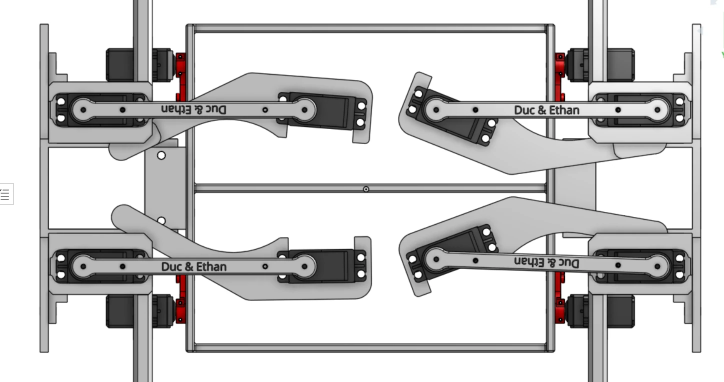
#> input picture src/assets/images/quadruped-robot/folded-configuration.webp, 1447 x 763 px (shown at 1/2 size)
$ python optimize-listing-images.py
#> lines starting #> are read from the running program, lines starting #| are printed output that depends on the picture
"""Build small, responsive listing assets; keep full-size project sources intact."""
from pathlib import Path
import json
from PIL import Image, ImageOps

ROOT = Path(__file__).resolve().parents[1]
OUT = ROOT / "src/assets/images/optimized"
OUT.mkdir(parents=True, exist_ok=True)

CARDS = [
    ("quadruped", "quadruped-robot/folded-configuration.webp", "contain"),
    ("volumetric-display", "volumetric-display/radial-arm-assembly.webp", "contain"),
    ("fea", "fea/aligner-load-stress.png", "contain"),
    ("solidworks", "cswa_solidworks_practice.jpg", "cover"),
    ("sprocket", "capstone/Sprocket_Robot_CAD.png", "contain"),
    ("launch-vehicle", "launch_vehicle_cross_section.png", "contain"),
    ("high-stakes", "High_Stake_Robot.png", "cover"),
    ("arduino", "arduino/Arduino_Physical_Breadboard.jpg", "cover"),
    ("tower", "tower/Tower_Testing_Setup.jpg", "cover"),
    ("sensor-challenge", "sensor-challenge/Sensor_Warehouse_Course.jpg", "cover"),
    ("putt-putt", "putt-putt/PuttPutt_Boat_Photo.jpg", "cover"),
    ("wind-turbine", "wind-turbine-notebook/wt-test-p8-3blade-12in.jpg", "cover"),
]
HEROES = [
    ("quadruped", "quadruped-robot/hero-cutout.png"),
    ("volumetric-display", "volumetric-display/hero-cutout.png"),
    ("fea", "fea/hero-cutout.png"),
    ("sprocket", "capstone/Sprocket_Robot_CAD.png"),
]
ICONS = ["cpp_logo.png", "solidworks_icon.png", "matlab_logo.png", "onshape_logo.png", "autocad_logo.png", "arduino-icon.png", "bambu-logo.png"]

manifest = {
    "description": "Responsive WebP variants for listing/spotlight use only. Original project/detail sources are unchanged.",
    "heroSizes": "(max-width: 650px) 90vw, 43vw",
    "cardSizes": "(max-width: 650px) 90vw, (max-width: 900px) 44vw, 29vw",
    "assets": [],
}

def build(name, rel, kind, widths, fit="contain", quality=87):
#> called with name = 'quadruped', kind = 'card', widths = (640, 960), fit = 'contain', quality = 88
    source = ROOT / "src/assets/images" / rel
    original = ImageOps.exif_transpose(Image.open(source))
#> original is the input picture: PIL image 1447x763 RGB; mean R, G, B 206.8, 206.1, 206.1
    if original.mode not in ("RGB", "RGBA"):
        original = original.convert("RGBA" if "transparency" in original.info else "RGB")
    entry = {"kind": kind, "name": name, "source": source.relative_to(ROOT).as_posix(), "sourceBytes": source.stat().st_size, "sourceWidth": original.width, "sourceHeight": original.height, "variants": []}
    last_size = None
    for target_width in widths:
        result = original.copy()
        if fit == "cover":
            # The listing already uses a centered 4:3 object-fit:cover crop.
            width = min(target_width, original.width, int(original.height * 4 / 3))
            result = ImageOps.fit(result, (width, round(width * 3 / 4)), method=Image.Resampling.LANCZOS)
        else:
            result.thumbnail((target_width, target_width * (0.75 if kind == "card" else 1.4)), Image.Resampling.LANCZOS)
        if result.size == last_size:
            continue
        last_size = result.size
        dest = OUT / f"{name}-{kind}-{result.width}.webp"
        result.save(dest, "WEBP", quality=quality, method=6, exact=True)
        entry["variants"].append({"path": dest.relative_to(ROOT).as_posix(), "bytes": dest.stat().st_size, "width": result.width, "height": result.height})
#> this loop made 2 passes
#> pass 1, in build, `result.save(dest, "WEBP", quality=quality, method=6, exact=True)`:
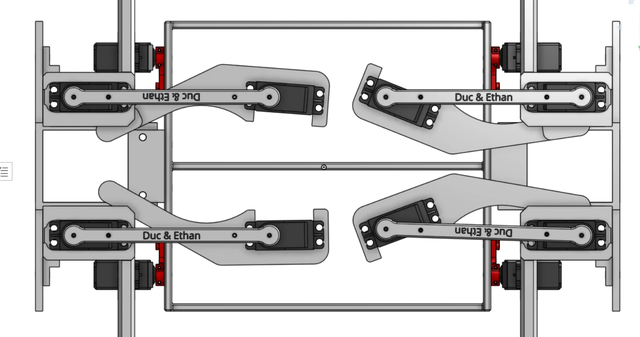
#> saved as quadruped-card-640.webp: PIL image 640x337 RGB; mean R, G, B 206.6, 205.9, 205.9
#> pass 2, in build, `result.save(dest, "WEBP", quality=quality, method=6, exact=True)`:
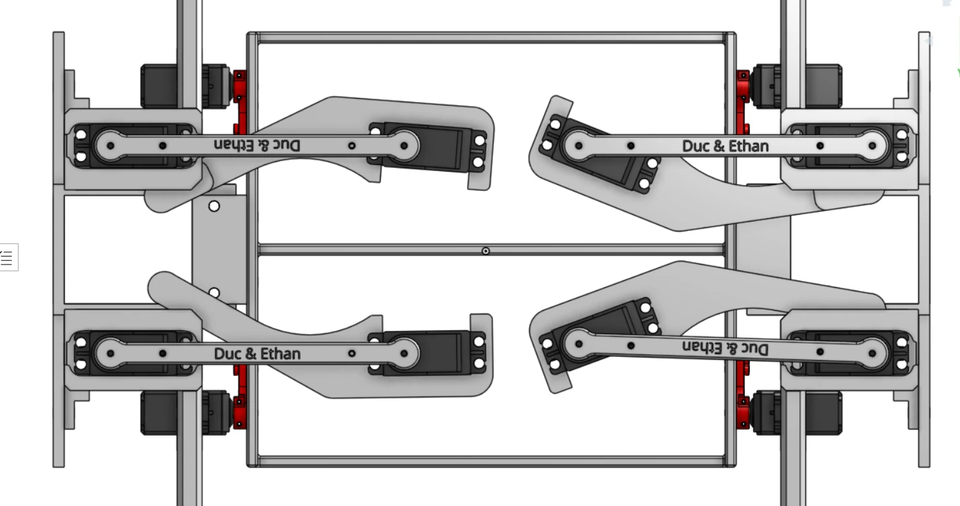
#> saved as quadruped-card-960.webp: PIL image 960x506 RGB; mean R, G, B 206.7, 206.1, 206.1
    entry["src"] = entry["variants"][0]["path"]
    entry["srcset"] = ", ".join(f"{item['path']} {item['width']}w" for item in entry["variants"])
    manifest["assets"].append(entry)

if __name__ == "__main__":
    for name, rel, fit in CARDS:
        build(name, rel, "card", (640, 960), fit, 84 if fit == "cover" else 88)
#> pass 2 of the loop `for name, rel, fit in CARDS:`:
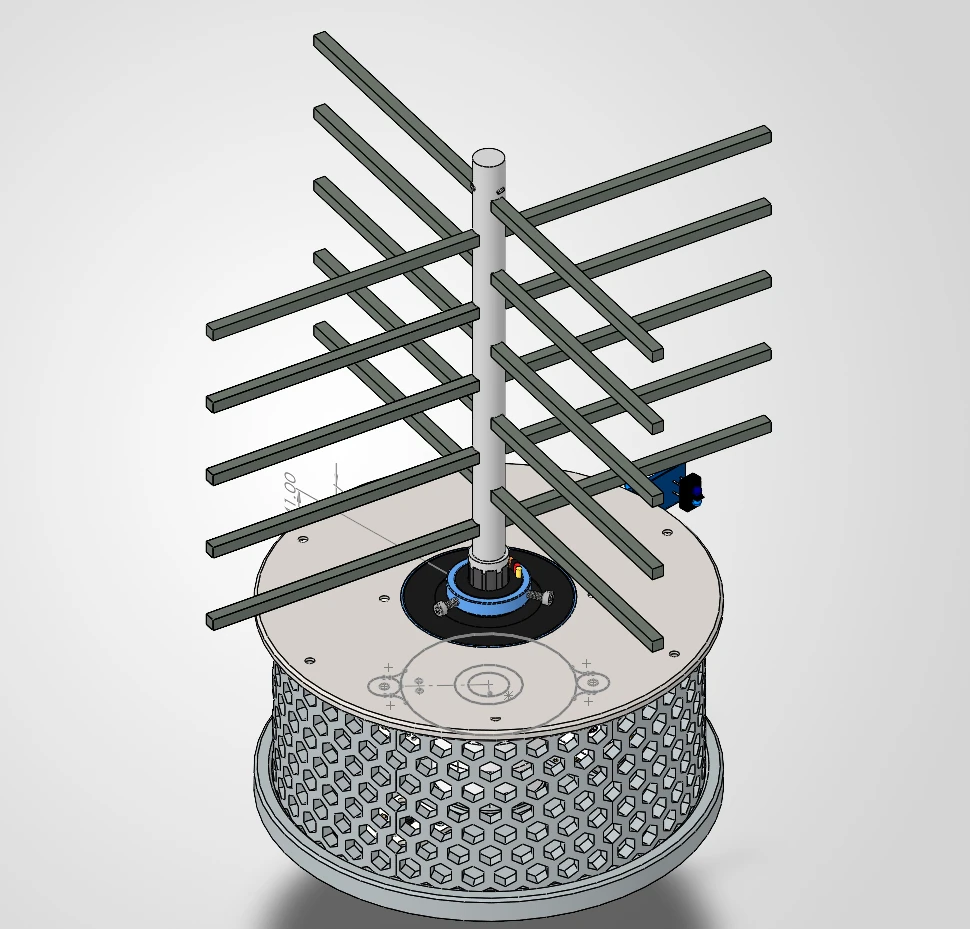
#> input picture src/assets/images/volumetric-display/radial-arm-assembly.webp, 970 x 929 px
#> in build, original is the input picture: PIL image 970x929 RGB; mean R, G, B 197.9, 198.8, 198
#> the loop in build (call 2), `for target_width in widths:` made 2 passes
#> pass 1, in build (call 2), `result.save(dest, "WEBP", quality=quality, method=6, exact=True)`:
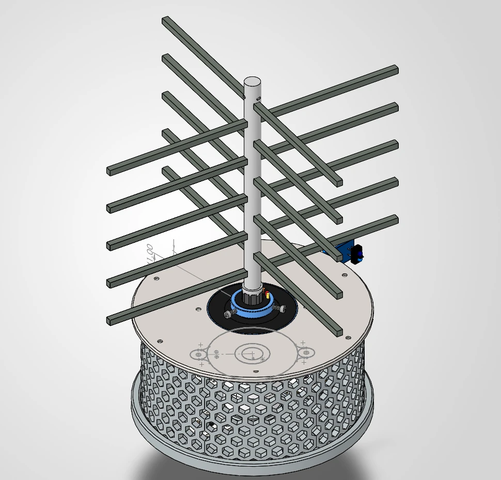
#> saved as volumetric-display-card-501.webp: PIL image 501x480 RGB; mean R, G, B 197.9, 198.7, 198
#> pass 3 of the loop `for name, rel, fit in CARDS:`:
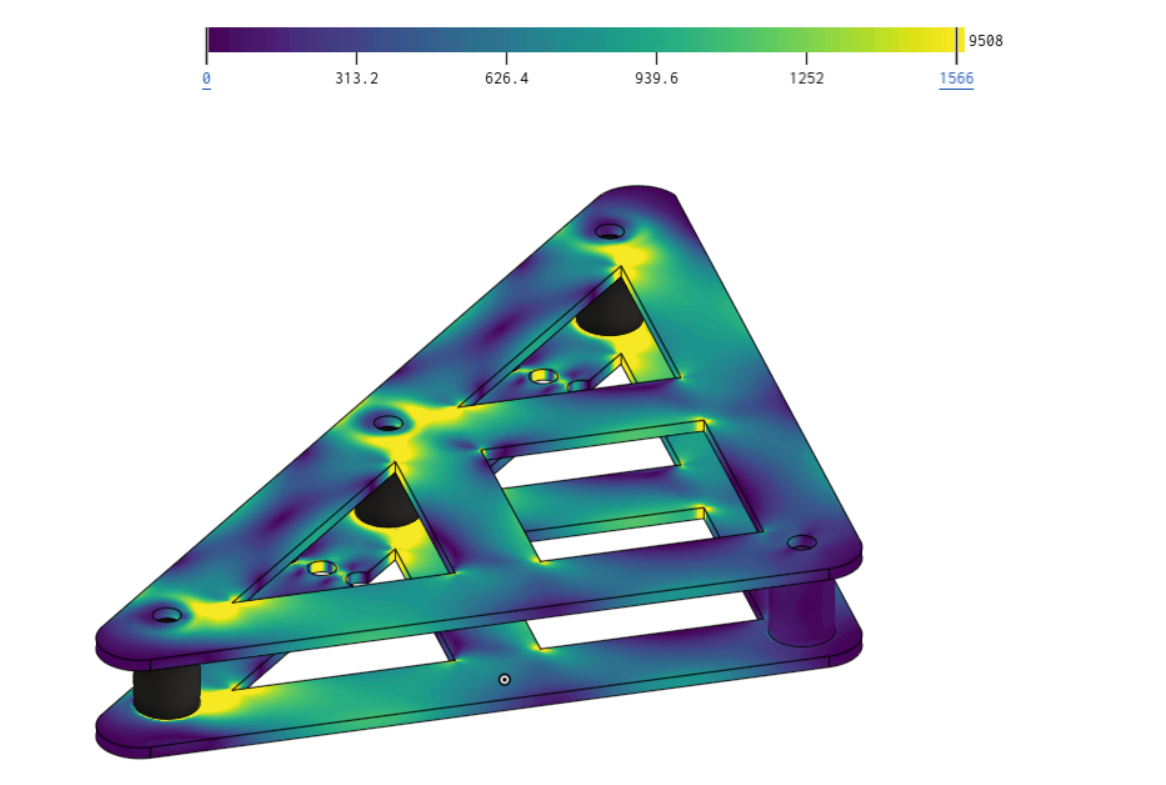
#> input picture src/assets/images/fea/aligner-load-stress.png, 1166 x 785 px
#> in build, original is the input picture: PIL image 1166x785 RGBA; mean R, G, B, A 200.7, 214.7, 216.4, 255
#> the loop in build (call 3), `for target_width in widths:` made 2 passes
#> pass 1, in build (call 3), `result.save(dest, "WEBP", quality=quality, method=6, exact=True)`:
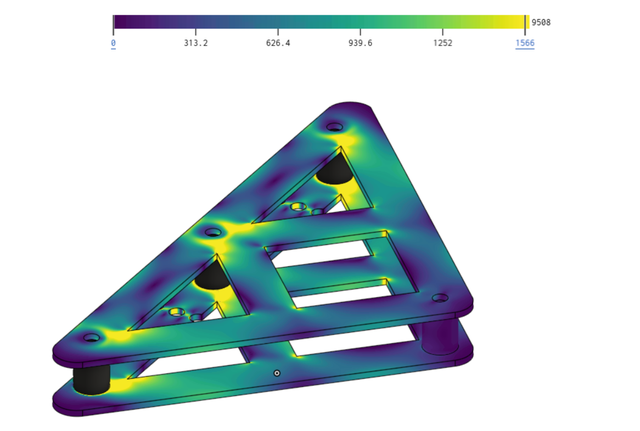
#> saved as fea-card-640.webp: PIL image 640x431 RGBA; mean R, G, B, A 200.7, 214.7, 216.4, 255
#> (the run stopped early here; a loop or call above may not have finished)
